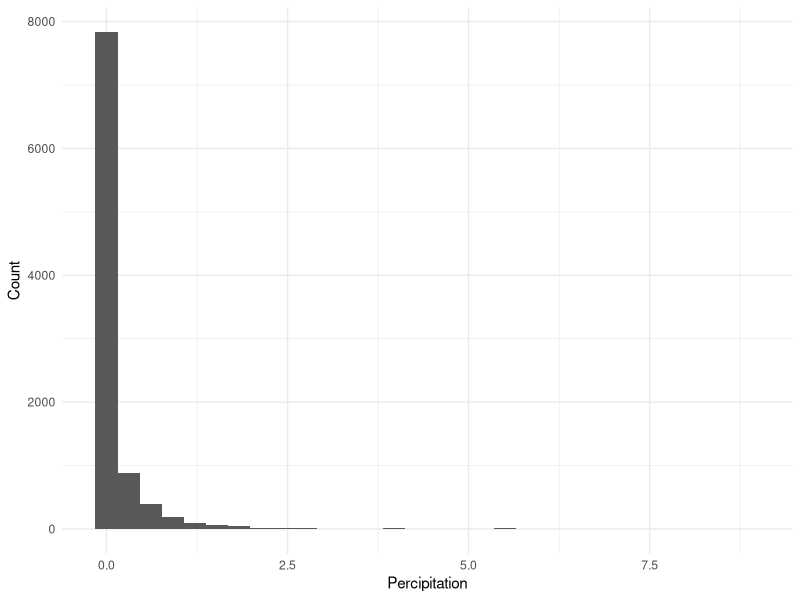
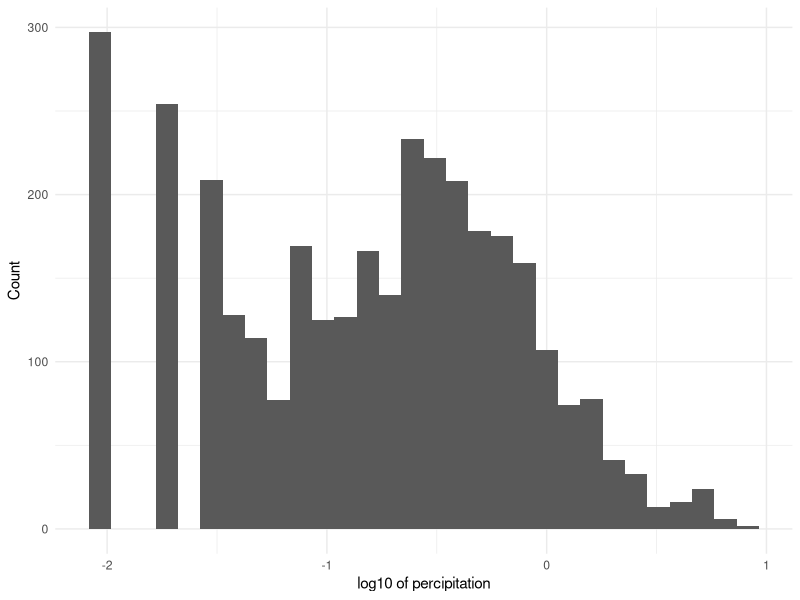
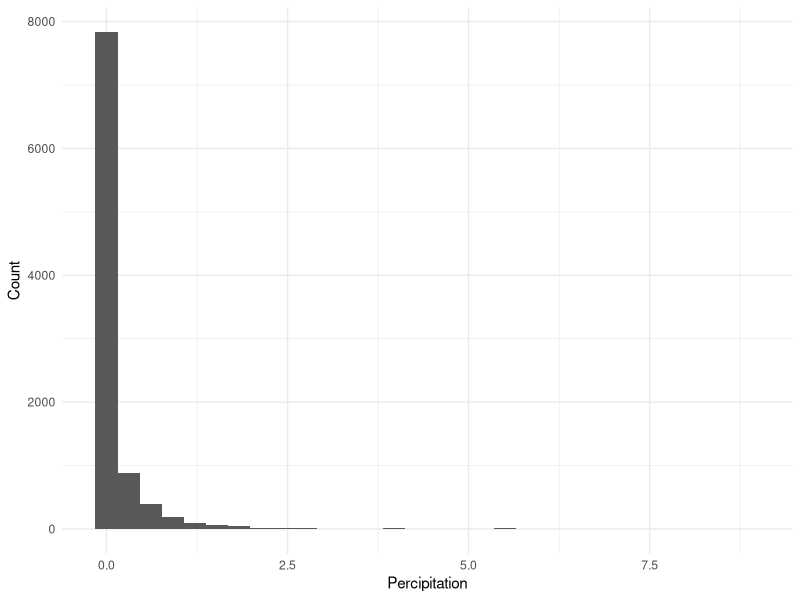
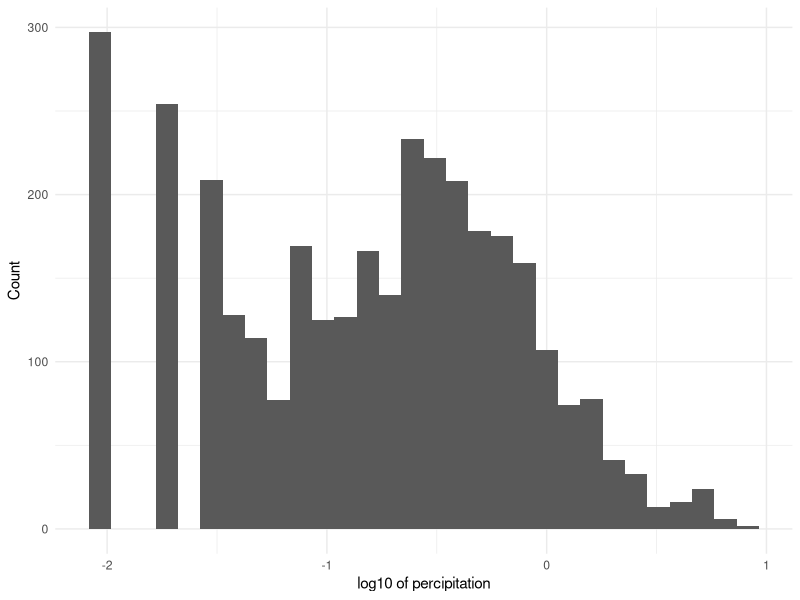

These figures' R source, in order:
## ---- chunk 1
#load libraries
library(tidyverse)
## ---- chunk 2
#load crash data 
setwd("~/Data205/Data-205-Capstone-Paul-Hanscom/data/external")
Crash <- read.csv("CleanedCrashData.csv")
#load cleaned weather dataset
setwd("~/Data205/Data-205-Capstone-Paul-Hanscom/data/processed")
Weather <- read.csv("CleanedWeatherData.csv")
## ---- chunk 3
#Show head structure and summary of prcp variable for the weather dataset
head(Weather)
str(Weather)
summary(Weather$totalprcp)
## ---- chunk 4
#graph totalprcp variable and save to eda/images in github
p1 <- ggplot(Weather,aes(totalprcp))+
  geom_histogram()+
  labs(
    x = "Percipitation",
    y = "Count"
  ) +
  theme_minimal()
p1
setwd("~/Data205/Data-205-Capstone-Paul-Hanscom/eda/images")
ggsave("totalprcp_histogram.png", plot = p1, width = 8, height = 6)

#now do the same but log scale total prcp to reduce the effect of outliers on graph
p2 <- ggplot(Weather,aes(log10(totalprcp)))+
  geom_histogram()+
  labs(
    x = "log10 of percipitation",
    y = "Count"
  ) +
  theme_minimal()
p2
setwd("~/Data205/Data-205-Capstone-Paul-Hanscom/eda/images")
ggsave("totalprcp_histogram_logscaled.png", plot = p2, width = 8, height = 6)
